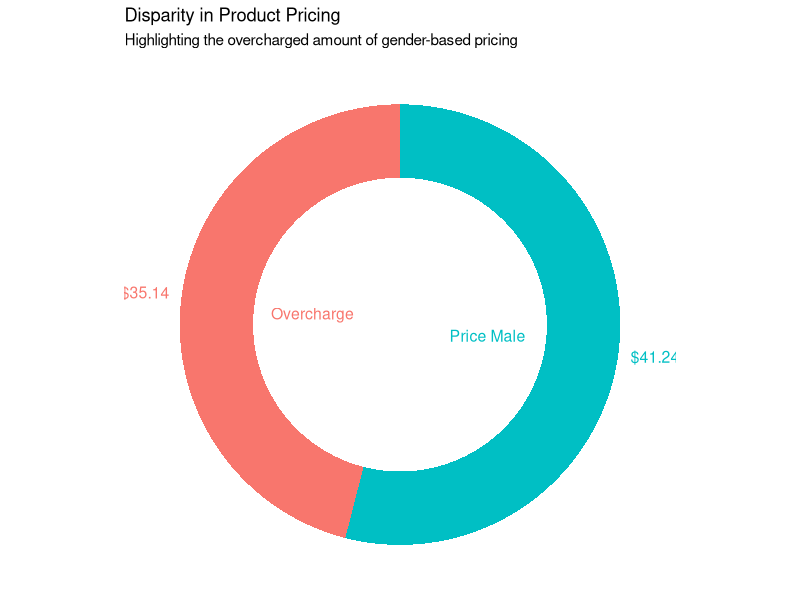

Reproduce this figure in R.
library(tidyverse)

df <- read_csv("full_data.csv") %>% 
  drop_na() %>% 
  select(name, avg_price, cat_name, match_subcat, brand, gender_2) %>% 
  group_by(match_subcat, gender_2,cat_name) %>% 
  summarize(average = mean(avg_price)) %>% 
  ungroup() %>%
  pivot_wider(names_from = gender_2, values_from = average) %>% 
  rename(price_others = "Non-Male", price_male = Male) %>% 
  mutate(price_others = replace_na(price_others,0),
         price_male = replace_na(price_male,0)) %>% 
  rename(product = match_subcat)

cat <- df$cat_name %>% unique()

make_donut <- function(df, subcat, price_male, price_others) {
  subcat <- enquo(subcat)
  price_male <- enquo(price_male)
  price_others <- enquo(price_others)
  
  dataframe <- df %>% 
    mutate(overcharge = ifelse(price_others - price_male <= 0, 0, price_others - price_male)) %>% 
    group_by(product) %>% 
    summarise(price_others = mean(price_others),
              price_male = mean(price_male),
              overcharge = mean(overcharge))
  
  sum_male <- sum(dataframe$price_male)
  overcharge <- sum(dataframe$overcharge)
  
  # Create data frame for donut chart
  donut_data <- data.frame(
    group = c("Price Male", "Overcharge"),
    value = c(sum_male, overcharge)
  ) %>% 
    mutate(value = round(value,2))

  #Make necessary columns
  donut_data$percent = donut_data$value / sum(donut_data$value)

  donut_data$ymax = cumsum(donut_data$percent)

  donut_data$ymin = c(0, head(donut_data$ymax, n=-1))

  # Create donut chart
  donut <- ggplot(donut_data, aes(ymax=ymax, ymin=ymin, xmax=4, xmin=3, fill=group)) +
    geom_rect() +
    coord_polar(theta="y") +
    xlim(c(1, 4)) +
    geom_text(x=2.2, aes(y=(ymax + ymin)/2, label= group, color = group), size=4) +
    geom_text(x = 4.5, aes(y = (ymax + ymin)/2, label = paste0("$", value), color = group), size = 4) +
    labs(title = "Disparity in Product Pricing",
         subtitle = "Highlighting the overcharged amount of gender-based pricing") +
    theme_void() +
    theme(legend.position = "none") 
  return(donut)
}

make_donut(df, product, price_male, price_others)

